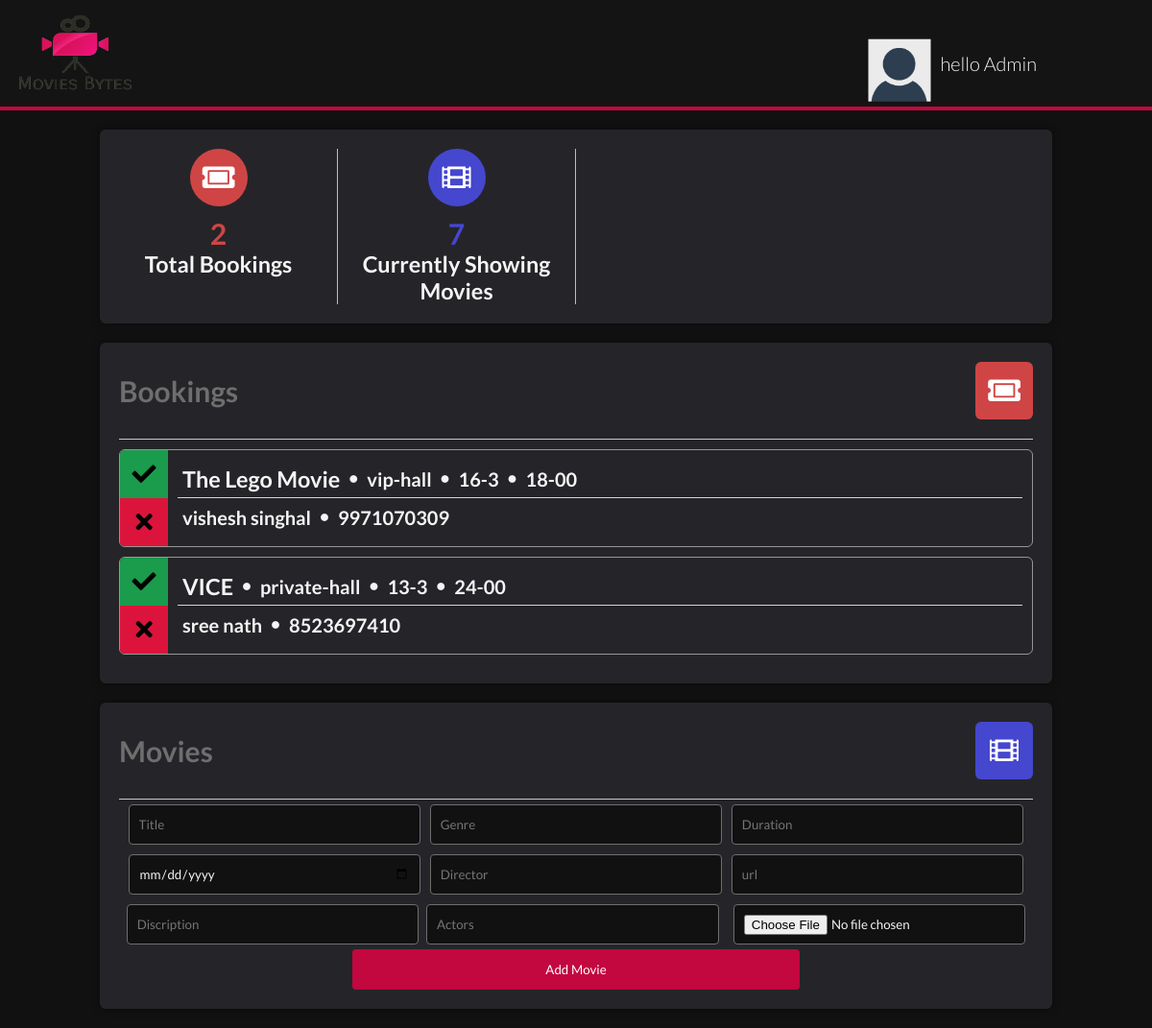
/admin/admin.php, run on the app's committed database.
### tables this page shows
CREATE TABLE `bookingtable` (
  `bookingID` int(11) NOT NULL,
  `movieName` varchar(100) DEFAULT NULL,
  `bookingTheatre` varchar(100) NOT NULL,
  `bookingType` varchar(100) DEFAULT NULL,
  `bookingDate` varchar(50) NOT NULL,
  `bookingTime` varchar(50) NOT NULL,
  `bookingFName` varchar(100) NOT NULL,
  `bookingLName` varchar(100) DEFAULT NULL,
  `bookingPNumber` varchar(12) NOT NULL
);

### admin/admin.php (the view, shortened to what this page needs)
<!DOCTYPE html>
<html lang="en">
<head>
    <link rel="stylesheet" href="../style/styles.css">
    <link rel="stylesheet" href="https://use.fontawesome.com/releases/v5.7.2/css/all.css"
>
</head>
<body >
    <?php
    $link = mysqli_connect("localhost", "root", "", "cinema_db");
    $sql = "SELECT * FROM bookingTable";
    $bookingsNo=mysqli_num_rows(mysqli_query($link, $sql));
    $moviesNo=mysqli_num_rows(mysqli_query($link, "SELECT * FROM movieTable"));
    ?>
                 <header class="row">
            <nav>
                <img class='logo' src='logo.png'>
                <ul>
                    <li> hello Admin</li>
                 <img class="admin-user-avatar" src="../img/avatar.png" alt="">
        </ul>
      </nav>
    </header>
        <div class="admin-section admin-section2">
            <div class="admin-section-column">
                <div class="admin-section-panel admin-section-stats">
                    <div class="admin-section-stats-panel">
                        <i class="fas fa-ticket-alt" style="background-color: #cf4545"></i>
                        <h2 style="color: #cf4545"><?php echo $bookingsNo ?></h2>
                        <h3>Total   Bookings</h3>
                    </div>
                    <div class="admin-section-stats-panel">
                        <i class="fas fa-film" style="background-color: #4547cf"></i>
                        <h2 style="color: #4547cf"><?php echo $moviesNo ?></h2>
                        <h3>Currently Showing Movies</h3>
                    </div>
                </div>
                <div class="admin-section-panel admin-section-panel1">
                    <div class="admin-panel-section-header">
                        <h2>Bookings</h2>
                        <i class="fas fa-ticket-alt" style="background-color: #cf4545"></i>
                    </div>
                    <div class="admin-panel-section-content">
                        <?php
                        if($result = mysqli_query($link, $sql)){
                            if(mysqli_num_rows($result) > 0){
                                while($row = mysqli_fetch_array($result)){
                                    echo "<div class=\"admin-panel-section-booking-item\">\n";
                                    echo "                            <div class=\"admin-panel-section-booking-response\">\n";
                                    echo "                                <i class=\"fas fa-check accept-booking\" title=\"Verify booking\"></i>\n";
                                    echo "                                <a href='deleteBooking.php?id=".$row['bookingID']."'><i class=\"fas fa-times decline-booking\" title=\"Reject booking\"></i></a>\n";
                                    echo "                            </div>\n";
                                    echo "                            <div class=\"admin-panel-section-booking-info\">\n";
                                    echo "                                <div>\n";
                                    echo "                                    <h3>". $row['movieName'] ."</h3>\n";
                                    echo "                                    <i class=\"fas fa-circle \"></i>\n";
                                    echo "                                    <h4>". $row['bookingTheatre'] ."</h4>\n";
                                    echo "                                    <i class=\"fas fa-circle \"></i>\n";
                                    echo "                                    <h4>". $row['bookingDate'] ."</h4>\n";
                                    echo "                                    <i class=\"fas fa-circle \"></i>\n";
                                    echo "                                    <h4>". $row['bookingTime'] ."</h4>\n";
                                    echo "                                </div>\n";
                                    echo "                                <div>\n";
                                    echo "                                    <h4>". $row['bookingFName'] ." ". $row['bookingLName'] ."</h4>\n";
                                    echo "                                    <i class=\"fas fa-circle\"></i>\n";
                                    echo "                                    <h4>". $row['bookingPNumber'] ."</h4>\n";
                                    echo "                                </div>\n";
                                    echo "                            </div>\n";
                                    echo "                        </div>";
                                }
                            } else{
                                echo '<h4 class="no-annot">No Bookings right now</h4>';
                            }
                        } else{
                            echo "ERROR: Could not able to execute $sql. " . mysqli_error($link);
                        }
                        ?>
                    </div>
                </div>
                <div class="admin-section-panel admin-section-panel2">
                    <div class="admin-panel-section-header">
                        <h2>Movies</h2>
                        <i class="fas fa-film" style="background-color: #4547cf"></i>
                    </div>
                    <form action="" method="POST">
                        <input  placeholder="Title" type="text" name="movieTitle"   required>
                        <input placeholder="Genre" type="text" name="movieGenre" required>
                        <input placeholder="Duration" type="number" name="movieDuration" required>
                        <input placeholder="Release Date" type="date" name="movieRelDate" required>
                        <input placeholder="Director" type="text" name="movieDirector" required>
                        <input placeholder="url" type="text" name="movieUrl" required>
                        <input placeholder="Discription" type="text" name="descr" required>
                        <input placeholder="Actors" type="text" name="movieActors" required>
                        <input type="file" name="movieImg" accept="image/*">
                        <button type="submit" value="submit" name="submit" class="form-btn">Add Movie</button>
                    </form>
                </div>
            </div>
        </div>
</body>
</html>

### style/styles.css (style rules this page uses)
* { margin: 0; padding: 0; box-sizing: border-box; font-family: "Lato", sans-serif; text-decoration: none; color: unset; }
html { background-position: center; background-attachment: fixed; background-size: cover; background-repeat: no-repeat; font-family: "lato", "arial", sans-serif; font-weight: 300; font-size: 20px; text-rendering: optimizeLegibility; color: whitesmoke; text-decoration: none; }
header { z-index: 1000; }
nav { display: flex; align-items: center; }
.row { max-width: 1240px; margin: 0 auto; background-color: #111; background-color: rgb(20, 20, 20); }
nav { height: auto; margin-bottom: 10px; display: block; height: 115px; border-bottom: 4px solid #c3073f; }
nav ul { position: absolute; right: 10%; top: 5%; }
ul { list-style: none; }
ul li { display: inline-block; list-style: none; }
ul img { transform: translate(-10%, -25%); }
header img { float: left; width: 150px; max-height: 108px; margin: 3px; }
.admin-user-avatar { width: 65px; }
.admin-section2 { max-width: 1440px; margin: auto; padding: 0 4px; }
.admin-section-column { max-width: 100%; padding: 0 100px; }
.admin-section-panel { width: 100%; vertical-align: middle; background-color: #28282ce5; -webkit-border-radius: 6px; -moz-border-radius: 6px; border-radius: 6px; -webkit-box-shadow: 0px 0px 9px 0px rgba(0, 0, 0, 0.4); -moz-box-shadow: 0px 0px 9px 0px rgba(0, 0, 0, 0.4); box-shadow: 0px 0px 9px 0px rgba(0, 0, 0, 0.4); border: 2px #c3073f; padding: 20px; margin: 20px 0; }
.admin-panel-section-header { display: flex; align-items: center; justify-content: flex-start; padding-bottom: 20px; border-bottom: #c7c7c7 1px solid; }
.admin-panel-section-header > h2 { color: #6e6e6e; }
.admin-panel-section-header > i { text-align: center; font-size: 30px; color: white; height: 60px; width: 60px; border-radius: 10%; line-height: 60px; transition: all 0.5s ease; margin-left: auto; cursor: pointer; }
.admin-section-stats { display: flex; padding: 20px 0; }
.admin-section-stats-panel { flex: 25%; max-width: 25%; text-align: center; border-right: #bdbdbd 1px solid; }
.admin-section-stats-panel > i { font-size: 30px; color: white; height: 60px; width: 60px; border-radius: 50%; line-height: 60px; transition: all 0.5s ease; margin-bottom: 10px; }
.admin-panel-section-booking-item { background-color: none; -webkit-border-radius: 6px; -moz-border-radius: 6px; border-radius: 6px; border: #969696 1px solid; margin: 10px 0; overflow: hidden; display: flex; transition: all 0.6s ease; }
.admin-panel-section-booking-response i { font-size: 25px; height: 50px; width: 50px; color: black; line-height: 50px; text-align: center; display: block; cursor: pointer; }
.admin-panel-section-booking-response .accept-booking { background-color: #1b9b4c; }
.admin-panel-section-booking-response .decline-booking { background-color: #dc143c; }
.admin-panel-section-booking-info { margin: 10px 10px; display: flex; flex: 100%; flex-direction: column; justify-content: center; }
.admin-panel-section-booking-info div:first-child { border-bottom: #d3d3d3 1px solid; }
.admin-panel-section-booking-info > div { height: 100%; display: flex; }
.admin-panel-section-booking-info > div > * { display: inline-block; margin: auto 5px; }
.admin-panel-section-booking-info > div .fa-circle { font-size: 8px; }
.admin-section-panel2 form { display: flex; justify-content: space-evenly; flex-wrap: wrap; align-items: center; }
.admin-section-panel2 form input { border-radius: 4px; border: 1px solid #6e6e6e; background-color: #111; padding: 10px; width: 32%; height: 42px; margin: 5px 0; }
.admin-section-panel2 form button { border-radius: 4px; border: none; padding: 10px; width: 49%; text-align: center; background-color: #c3073f; color: #fff; transition: all 0.7s ease; cursor: pointer; height: 42px; }

### admin/admin.php (style rules this page uses)
html { background-color:#111; }

### data on the page
bookingtable: movieName "The Lego Movie", bookingTheatre "vip-hall", bookingDate "16-3", bookingTime "18-00", bookingFName "vishesh", bookingLName "singhal", bookingPNumber "9971070309"
bookingtable: movieName "VICE", bookingTheatre "private-hall", bookingDate "13-3", bookingTime "24-00", bookingFName "sree", bookingLName "nath", bookingPNumber "8523697410"

### other printed values
$bookingsNo "2"
$moviesNo "7"
